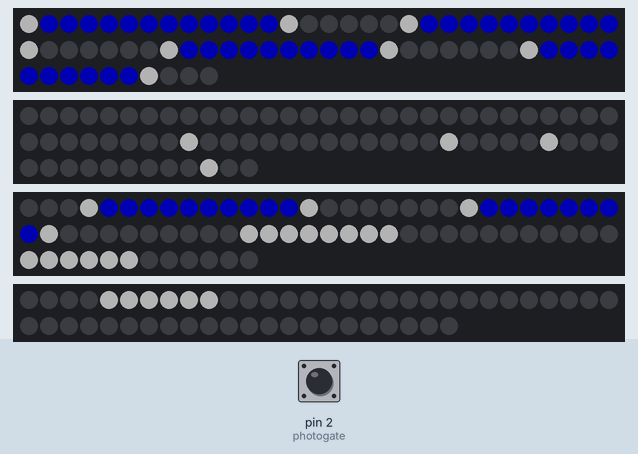
Simulated run of this sketch. Board: Arduino Uno, built with avr-gcc and run on an emulated ATmega328P. Shown: 70 RGB LEDs in strip order, left to right, continuing on the next row, 2 × 72 RGB LEDs in strip order, left to right, continuing on the next row, 52 RGB LEDs in strip order, left to right, continuing on the next row. The test bench sets the inputs (shaded band); at power-on: pin 2 (photogate) HIGH. Dim RGB values are drawn brighter than linear; what the sketch prints to the serial monitor is not drawn.

Above: at 1.2 s.
1.3 s: pin 2 (photogate) pulled LOW for 0.15 s
Timing chart, 0 to 4.3 s (numbered marks = the images above; inputs shaded):
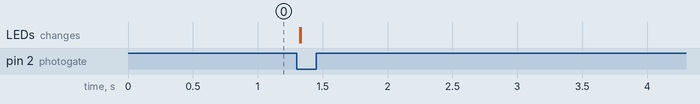

The sketch:

rpm_led_v03.ino
```cpp
// display a cup of water

#include <Adafruit_NeoPixel.h>
#ifdef __AVR__
#include <avr/power.h>  // Required for 16 MHz Adafruit Trinket
#endif

#define PIN_NEO_PIXEL3 3  // Arduino pin that connects to NeoPixel
#define PIN_NEO_PIXEL5 5
#define PIN_NEO_PIXEL6 6
#define PIN_NEO_PIXEL9 9
#define NUM_POS 8 // number of spots the leds light up

int NUM_PIXELS[] = {72, 70, 72, 52};

Adafruit_NeoPixel NeoPixel5(NUM_PIXELS[1], PIN_NEO_PIXEL5, NEO_GRB + NEO_KHZ800);
Adafruit_NeoPixel NeoPixel3(NUM_PIXELS[0], PIN_NEO_PIXEL3, NEO_GRB + NEO_KHZ800);
Adafruit_NeoPixel NeoPixel6(NUM_PIXELS[2], PIN_NEO_PIXEL6, NEO_GRB + NEO_KHZ800);
Adafruit_NeoPixel NeoPixel9(NUM_PIXELS[3], PIN_NEO_PIXEL9, NEO_GRB + NEO_KHZ800);

int P3[] = {};
int P5[] = {31, 32, 34, 69};
int P6[] = {0, 33, 34, 35};
int P9[] = {};

int W3[] = {38, 51, 56, 69};
int W5[] = {0, 13, 19, 30, 37, 48, 55, 66};
int W6[] = {3, 14, 22, 31, 41, 42, 43, 44, 45, 46, 47, 48, 60, 61, 62, 63, 64, 65};
int W9[] = {4, 5, 6, 7, 8, 9};

int B5[] = {1, 2, 3, 4, 5, 6, 7, 8, 9, 10, 11, 12, 20, 21, 22, 23, 24, 25, 26, 27, 28, 29,
            38, 39, 40, 41, 42, 43, 44, 45, 46, 47, 56, 57, 58, 59, 60, 61, 62, 63, 64, 65};
int B6[] = {4, 5, 6, 7, 8, 9, 10, 11, 12, 13, 23, 24, 25, 26, 27, 28, 29, 30};

int NUM_CUP[] = {4, 8, 18, 6};
int NUM_WATER[] = {0, 42, 18, 0};

uint32_t white = NeoPixel3.Color(60, 60, 60);
uint32_t blue = NeoPixel3.Color(0, 0, 60);

////////////////////// interrupt //////////////////////
const int photogate = 2;
volatile int pre = 0;
volatile int now = 0;
volatile int period = 0;
volatile short slice = 0;
volatile bool lit = false;
volatile short current = 0; // 0 to NUM_POS - 1

void pin_ISR(){
  pre = now;
  now = millis();
  period = now-pre;
  slice = period/NUM_POS;
  Serial.println(period);
  for (int i=0; i<0; i++) {
      NeoPixel3.setPixelColor(P3[i], white);
    }
    for (int i=0; i<4; i++) {
      NeoPixel5.setPixelColor(P5[i], white);
    }
    for (int i=0; i<4; i++) {
      NeoPixel6.setPixelColor(P6[i], white);
    }
    for (int i=0; i<0; i++) {
      NeoPixel9.setPixelColor(P9[i], white);
    }

    NeoPixel3.show();
    NeoPixel5.show();
    NeoPixel6.show();
    NeoPixel9.show();
}

////////////////////// set up //////////////////////////

void setup() {

  Serial.begin(9600);

  // leds
  pinMode(A1, INPUT_PULLUP);
  NeoPixel5.begin();  // INITIALIZE NeoPixel strip object (REQUIRED)
  NeoPixel3.begin();
  NeoPixel6.begin();
  NeoPixel9.begin();

  NeoPixel5.clear();  // INITIALIZE NeoPixel strip object (REQUIRED)
  NeoPixel3.clear();
  NeoPixel6.clear();
  NeoPixel9.clear();

  // interrupt
  pinMode(photogate, INPUT_PULLUP);
  attachInterrupt(digitalPinToInterrupt(photogate), pin_ISR, FALLING);
}

///////////////////////// loop ///////////////////////////

void loop() {
  // put your main code here, to run repeatedly:


  if ((millis() - now)%slice < 10){


  }


  for(int i = 0; i<NUM_CUP[0]; i++){
    NeoPixel3.setPixelColor(W3[i], white);
  }
  for(int i = 0; i<NUM_CUP[1]; i++){
    NeoPixel5.setPixelColor(W5[i], white);
  }
  for(int i = 0; i<NUM_CUP[2]; i++){
    NeoPixel6.setPixelColor(W6[i], white);
  }
  for(int i = 0; i<NUM_CUP[3]; i++){
    NeoPixel9.setPixelColor(W9[i], white);
  }

  for(int i = 0; i<NUM_WATER[1]; i++){
    NeoPixel5.setPixelColor(B5[i], blue);
  }
  for(int i = 0; i<NUM_WATER[2]; i++){
    NeoPixel6.setPixelColor(B6[i], blue);
  }

  NeoPixel3.show();
  NeoPixel5.show();
  NeoPixel6.show();
  NeoPixel9.show();
  NeoPixel3.clear();
  NeoPixel5.clear();
  NeoPixel6.clear();
  NeoPixel9.clear();

}
```
